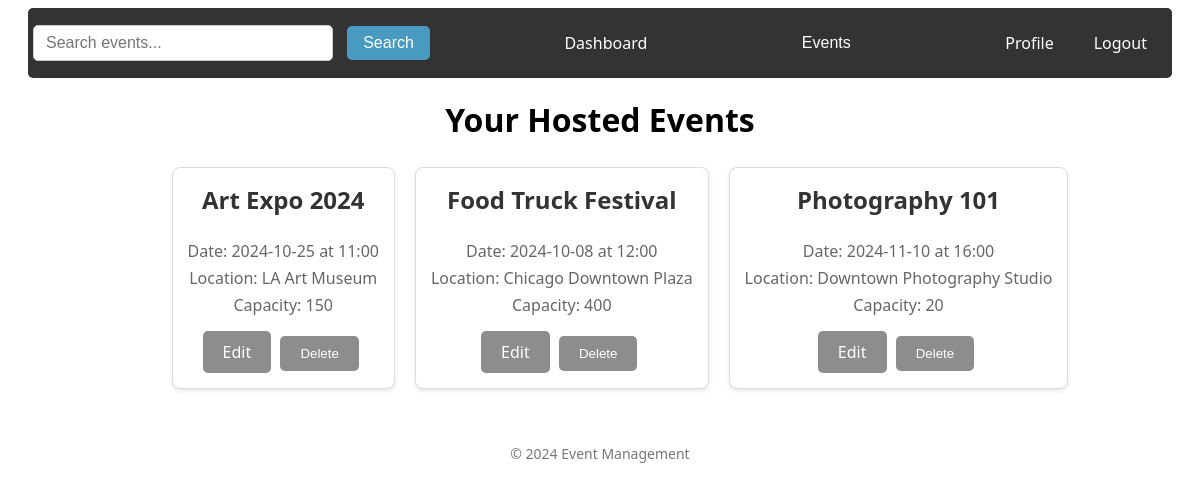
/hosted_events (signed in), run on the app's committed database.
### tables this page shows
CREATE TABLE "events" (
            id INTEGER PRIMARY KEY AUTOINCREMENT,
            name TEXT NOT NULL,
            date TEXT NOT NULL,
            time TEXT NOT NULL,
            location TEXT NOT NULL,
            description TEXT,
            capacity INTEGER NOT NULL,
            host_id INTEGER NOT NULL,
            category TEXT,
            FOREIGN KEY(host_id) REFERENCES users(id)
        );

### app.py (the view)
@app.route('/hosted_events')
@login_required
def hosted_events():
    user_id = session['user']['id']
    hosted_events = get_events_by_host(user_id) or []
    return render_template('hosted_events.html', hosted_events=hosted_events)

### app.py (called while the page is built)
def login_required(f):
    @wraps(f)
    def decorated_function(*args, **kwargs):
        if 'logged_in' not in session:
            return redirect(url_for('index', messages="Please login to access this page"))
        return f(*args, **kwargs)
    return decorated_function

### event_manage.py (called while the page is built)
def get_db_connection():
    conn = sqlite3.connect('users.db')
    conn.row_factory = sqlite3.Row  # Allows you to fetch results as dictionaries
    return conn

def get_events_by_host(host_id):
    conn = get_db_connection()
    cursor = conn.cursor()
    cursor.execute('''
        SELECT events.*, users.username AS host_name
        FROM events
        JOIN users ON events.host_id = users.id
        WHERE events.host_id = ?
    ''', (host_id,))
    events = cursor.fetchall()
    conn.close()
    return [Event(*event) for event in events]

### templates/hosted_events.html (shortened to what this page needs)
{% extends 'base.html' %}
{% block content %}
<head>
    <link rel="stylesheet" href="/static/css/events.css">
</head>
<h1>Your Hosted Events</h1>
<ul>
    {% if hosted_events %}
        {% for event in hosted_events %}
            <li>
            <div class="event-card">
                <h3>{{ event.name }}</h3>
                <p>Date: {{ event.date }} at {{ event.time }}</p>
                <p>Location: {{ event.location }}</p>
                <p>Capacity: {{ event.capacity }}</p>
                <div class="action-buttons">
                    <a href="/edit_event/{{ event.id }}">Edit</a>
                    <form method="POST" action="/delete_event/{{ event.id }}" style="display:inline;">
                        <button type="submit">Delete</button>
                    </form>
                </div>
                </div>
            </li>
        {% endfor %}
    {% else %}
        <li>No events hosted.</li>
    {% endif %}
</ul>
{% endblock %}

### templates/base.html (shortened to what this page needs)
<!DOCTYPE html>
<html lang="en">
<head>
    <link rel="stylesheet" href="{{ url_for('static', filename='css/styles.css') }}">
</head>
<body>
    <div class="navbar">
        <form method="GET" action="{{ url_for('search') }}" class="search-form">
            <input type="text" name="query" class="search-bar" placeholder="Search events..." required>
            <button type="submit" class="search-button">Search</button>
        </form>
        <a style="border-radius: 5px;" href="/dashboard" class="{% if page == 'dashboard' %}active{% endif %}">Dashboard</a>
        <div class="dropdown">
            <button class="dropbtn">Events</button>
        </div>
        <div class="navbar-right">
            <a href="/profile" class="{% if page == 'profile' %}active{% endif %}">Profile</a>
            <a href="/logout">Logout</a>
        </div>
    </div>
    <div class="container">
        {% block content %}{% endblock %}
    </div>
    <footer>
        <p>&copy; 2024 Event Management</p>
    </footer>
</body>
</html>

### static/css/styles.css (style rules this page uses)
.navbar { display: flex; justify-content: space-between; align-items: center; background-color: #333; padding: 10px 5px; border-radius: 5px; }
.navbar a, .dropbtn { color: white; text-align: center; padding: 14px 20px; text-decoration: none; font-size: 16px; border-radius: 5px; }
.navbar-right { display: flex; align-items: center; }
.dropdown { position: relative; display: inline-block; }
.dropbtn { padding: 14px 20px; background-color: #333; color: white; border: none; border-radius: 5px; cursor: pointer; font-size: 16px; }
.search-bar { width: 300px; padding: 8px 12px; font-size: 16px; border: 1px solid #ccc; border-radius: 5px; box-sizing: border-box; margin-right: 10px; }
.search-button { padding: 8px 16px; background-color: #499ac0; color: white; border: none; border-radius: 5px; font-size: 16px; cursor: pointer; transition: background-color 0.3s ease; }
.search-form { display: inline-block; margin: 0; padding: 0; }
button { padding: 10px 20px; background-color: #777575; color: white; border: none; border-radius: 5px; cursor: pointer; align-items: center; }
body { font-family: 'Segoe UI', Tahoma, Geneva, Verdana, sans-serif; padding: 0 20px; }
h1, h2, h3 { margin-top: 20px; text-align: center; }
.container { font-family: 'Segoe UI', Tahoma, Geneva, Verdana, sans-serif; margin-top: 20px; }
.action-buttons a, .action-buttons form button { padding: 8px 15px; background-color: #777575; color: white; text-decoration: none; border-radius: 5px; margin-right: 5px; }
.action-buttons form button { background-color: #f44336; }
footer { margin-top: 30px; text-align: center; font-size: 14px; color: #777; }

### static/css/events.css (style rules this page uses)
ul { text-align: center; display: flex; justify-content: center; align-items: center; flex-wrap: nowrap; flex-direction: row; }
li { margin-bottom: 20px; display: inline-block; }
.event-card { background-color: #fff; border: 1px solid #ddd; padding: 15px; margin: 5px 10px; border-radius: 8px; box-shadow: 0 2px 4px rgba(0, 0, 0, 0.1); text-align: center; }
.event-card h3 { margin-top: 0; font-size: 1.5em; color: #333; }
.event-card p { margin: 5px 0; color: #666; }
.action-buttons { margin-top: 15px; }
.action-buttons a, .action-buttons form button { display: inline-block; padding: 10px 20px; background-color: #8d8d8d; color: white; text-decoration: none; border-radius: 5px; cursor: pointer; transition: background-color 0.3s ease; }

### data on the page
events: name "Art Expo 2024", date "2024-10-25", time "11:00", location "LA Art Museum", capacity "150"
events: name "Food Truck Festival", date "2024-10-08", time "12:00", location "Chicago Downtown Plaza", capacity "400"
events: name "Photography 101", date "2024-11-10", time "16:00", location "Downtown Photography Studio", capacity "20"
